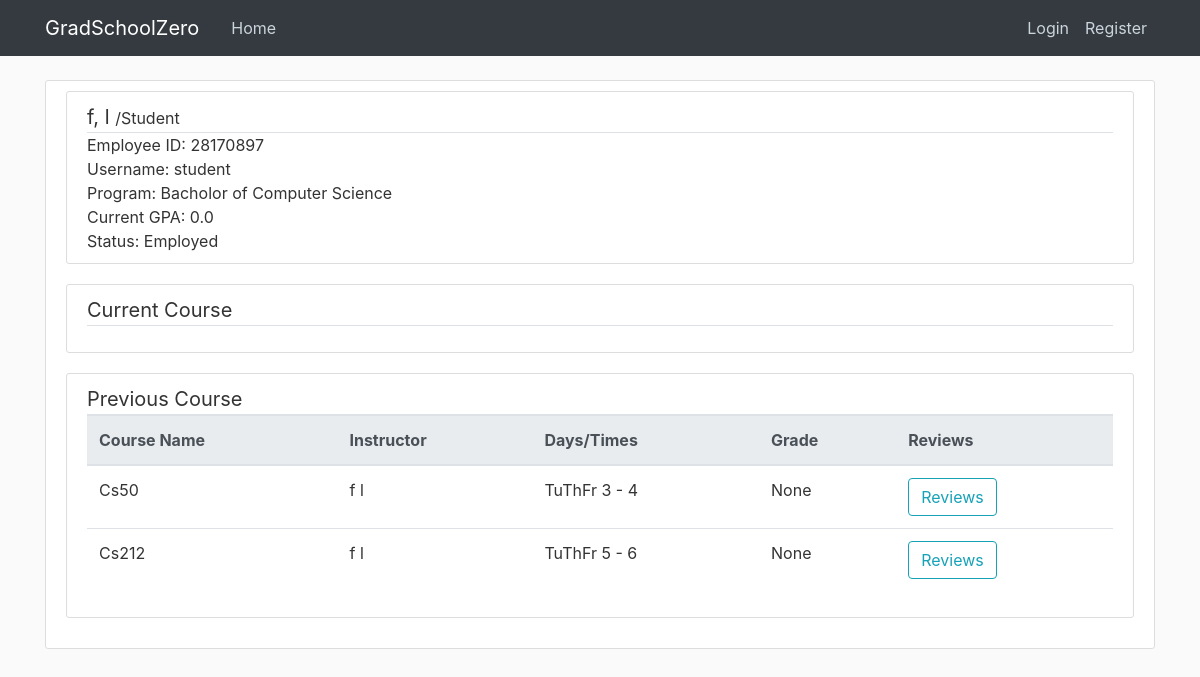
The page /Student/28170897 on the database its author committed.
### cunyzero/models.py (models this page shows, shortened)
class Student(db.Model):
    ownerId = db.Column(db.Integer, primary_key=True)
    firstname = db.Column(db.String(30), nullable=False)
    lastname = db.Column(db.String(30), nullable=False)
    programId = db.Column(db.Integer, db.ForeignKey('program.id'), nullable=False)
    honor = db.Column(db.Integer, nullable = False, default=0)
    status = db.Column(db.String(20), default='Employed')#suspended, graduated, etc.
    fine = db.Column(db.Float, nullable = False, default=0)
    gpa = db.Column(db.Float, nullable = False, default=0.0)
    warning = db.Column(db.Integer, nullable = False, default=0)
    enrollmentPermission = db.Column(db.Boolean, nullable=False, default=False)#special enrollment permission
    user = db.relationship('User', backref='studentOwner', lazy=True)
    courses = db.relationship('StudentCourse', backref='student', lazy=True)
    application = db.relationship('GraduationApplication', backref='applicant', lazy=True)
    warnings = db.relationship('Warning', backref='targetStudent', lazy=True)
    complaints = db.relationship('Complaint', backref='owner', lazy=True)

class User(db.Model, UserMixin):
    id = db.Column(db.Integer, primary_key=True)
    username = db.Column(db.String(20), unique=True, nullable=False)
    image_file = db.Column(db.String(20), nullable=False, default='default.jpg')
    password = db.Column(db.String(60), nullable=False)
    role = db.Column(db.String(30), nullable=False, default='Visitor')
    ownerId = db.Column(db.Integer, db.ForeignKey('visitor.ownerId'), db.ForeignKey('admin.ownerId'), db.ForeignKey('student.ownerId'), db.ForeignKey('instructor.ownerId'))

class Program(db.Model):
    id = db.Column(db.Integer, primary_key=True)
    name = db.Column(db.String(20), unique=True, nullable=False)
    capacity = db.Column(db.Integer, nullable=False, default=10)
    enrolled_total = db.Column(db.Integer, nullable=False, default=0)

class Course(db.Model):
    id = db.Column(db.Integer, primary_key=True)
    instructorId = db.Column(db.Integer, db.ForeignKey('instructor.ownerId'))
    coursename = db.Column(db.String(20), nullable = False, unique = True)
    creationPeriod = db.Column(db.Integer, nullable = True)#for period/semester task logic
    startPeriod = db.Column(db.Integer, nullable = False)#1-9
    endPeriod = db.Column(db.Integer, nullable = False)#1-9
    dayofweek = db.Column(db.String(30), nullable = False)#mo,tu,we,th,fr,sa,su if missing use --
    capacity = db.Column(db.Integer, default=30)
    status = db.Column(db.String(20), nullable = False, default="Open")#status like open, finished, cancelled, etc.
    waitListCapacity = db.Column(db.Integer, default=30)
    rating = db.Column(db.Float, default=None, nullable = True)# ^
    studentcourses = db.relationship('StudentCourse', backref='course', lazy=True)
    def getInstructorName(self):
        instructor = Instructor.query.get(self.instructorId)
        return instructor.firstname + " " + instructor.lastname
    def getStudentGrade(self, student_id):
        studentCourse = StudentCourse.query.filter_by(courseId=self.id, studentId=student_id).first()
        if studentCourse:
            return studentCourse.gpa
        else:
            return None

class Instructor(db.Model):
    ownerId = db.Column(db.Integer, primary_key=True)
    status = db.Column(db.String(20), default='Employed')#fired, suspended, etc.
    firstname = db.Column(db.String(30), nullable=False)
    lastname = db.Column(db.String(30), nullable=False)
    warning = db.Column(db.Integer, nullable = False, default=0)
    user = db.relationship('User', backref='instructorOwner', lazy=True)
    warnings = db.relationship('Warning', backref='targetInstructor', lazy=True)
    courses = db.relationship('Course', backref='instructor', lazy=True)
    complaints = db.relationship('InstructorComplaint', backref='owner', lazy=True)

class StudentCourse(db.Model):
    id = db.Column(db.Integer, primary_key=True)
    courseId = db.Column(db.Integer, db.ForeignKey('course.id'),nullable=False)
    studentId = db.Column(db.Integer,db.ForeignKey('student.ownerId'),nullable = False)
    gpa = db.Column(db.Text,nullable = True)
    rating = db.Column(db.Integer, nullable = True)
    review = db.Column(db.Text, nullable = True)
    visible = db.Column(db.Boolean, nullable = False, default=True)#if too many taboo words hide review
    waiting = db.Column(db.Boolean,nullable = False, default=False)

### cunyzero/routes.py (the view, shortened to what this page needs)
@login_required
@app.route('/<string:role>/<int:owner_id>', methods=['GET', 'POST'])
def individual_review(role, owner_id):
    graduation_form=GraduationForm()
    warning_form = WarningForm(owner_id)
    deregister_form = DeregisterForm(owner_id)
    if role == "Student":
        student = Student.query.get(owner_id)
        program = Program.query.filter_by(id=student.programId).first()
        student_courses = student.courses # by relationship student.courses
        courses = []
        past_courses = []
        for student_course in student_courses:
            course = Course.query.get(student_course.courseId)
            if student_course.waiting:
                continue
            else:
                if student_course.gpa != "W" and course.status == "Open":
                    courses.append(course)
                else:
                    past_courses.append(course)
        return render_template("individual-review.html", title="Student Review", person_be_reviewed=student,
                               program=program, current_courses=courses, past_courses=past_courses,
                               warning_form=warning_form, deregister_form=deregister_form, graduation_form=graduation_form)

### cunyzero/templates/individual-review.html (shortened to what this page needs)
{% extends "layout.html" %}
{% block content %}
    <div class="content-section">
        <div class="media content-section">
            <div class="media-body" style="position: relative">
                <div class="lead border-bottom">
                    <strong>{{ person_be_reviewed.firstname }}, {{ person_be_reviewed.lastname }}</strong>
                    <small>/{{ person_be_reviewed.user[0].role }}</small>
                </div>
                <div>Employee ID: {{ person_be_reviewed.ownerId }}</div>
                <div>Username: {{ person_be_reviewed.user[0].username }}</div>
                {% if person_be_reviewed.user[0].role == "Student"%}
                    <div>Program: {{ program.name }}</div>
                    <div>Current GPA: {{ person_be_reviewed.gpa }}</div>
                {% endif %}
                <div>Status: {{ person_be_reviewed.status }}</div>
            </div>
        </div>
        <div class="content-section">
            <div class="lead border-bottom">
                <strong>Current Course</strong>
            </div>
        </div>
        <div class="content-section">
            <div class="lead border-bottom">
                <strong>Previous Course</strong>
            </div>
            <table class="table table-condensed">
                <thead class="thead-light">
                    <tr>
                        {% if person_be_reviewed.user[0].role == "Instructor" %}
                            <th>Course Name</th>
                            <th>Days/Times</th>
                            <th>Enroll total</th>
                            <th>Rating</th>
                            <th>Average GPA</th>
                            <th>Reviews</th>
                        {% elif person_be_reviewed.user[0].role == "Student" %}
                            <th>Course Name</th>
                            <th>Instructor</th>
                            <th>Days/Times</th>
                            <th>Grade</th>
                            <th>Reviews</th>
                        {% endif %}
                    </tr>
                </thead>
                <tbody>
                    {% for course in past_courses%}
                        <tr>
                            {% if person_be_reviewed.user[0].role == "Instructor" %}
                                <td>
                                    <a href="{{ url_for('course_review', course_Id=course.id) }}">
                                        {{ course.coursename }}
                                    </a>
                                </td>
                                <td> {{ course.dayofweek }} {{ course.startPeriod }} - {{ course.endPeriod }}</td>
                                <td> {{ course.getEnrolledTotal() }} </td>
                                <td> {{ course.getAvgRating() }} </td>
                                <td> {{ course.getClassGpa() }}</td>
                                <td>
                                    <a class="btn btn-outline-info" style="text-decoration: none;" href="{{ url_for('course_rating',courseId=course.id)}}">
                                        Reviews
                                    </a>
                                </td>
                            {% elif person_be_reviewed.user[0].role == "Student" %}
                                <td> {{ course.coursename }} </td>
                                <td> {{ course.getInstructorName() }} </td>
                                <td> {{ course.dayofweek }} {{ course.startPeriod }} - {{ course.endPeriod }} </td>
                                <td> {{ course.getStudentGrade(person_be_reviewed.ownerId) }}</td>
                                <td>
                                    <a class="btn btn-outline-info" style="text-decoration: none;" href="{{ url_for('course_rating',courseId=course.id)}}">
                                        Reviews
                                    </a>
                                </td>
                            {% endif %}
                        </tr>
                    {% endfor %}
                </tbody>
            </table>
        </div>
    </div>
{% endblock content %}

### cunyzero/static/main.css (style rules this page uses)
body { background: #fafafa; color: #333333; margin-top: 5rem; }
.content-section { background: #ffffff; padding: 10px 20px; border: 1px solid #dddddd; border-radius: 3px; margin-bottom: 20px; }

### rows shown on the page
Student: firstname "f", lastname "l", ownerId "28170897", gpa "0.0", status "Employed"
User: role "Student", username "student"
Program: name "Bacholor of Computer Science"
Course: coursename "Cs50", getInstructorName "f l", dayofweek "TuThFr", startPeriod "3", endPeriod "4", getStudentGrade "None"
Course: coursename "Cs212", getInstructorName "f l", dayofweek "TuThFr", startPeriod "5", endPeriod "6", getStudentGrade "None"
